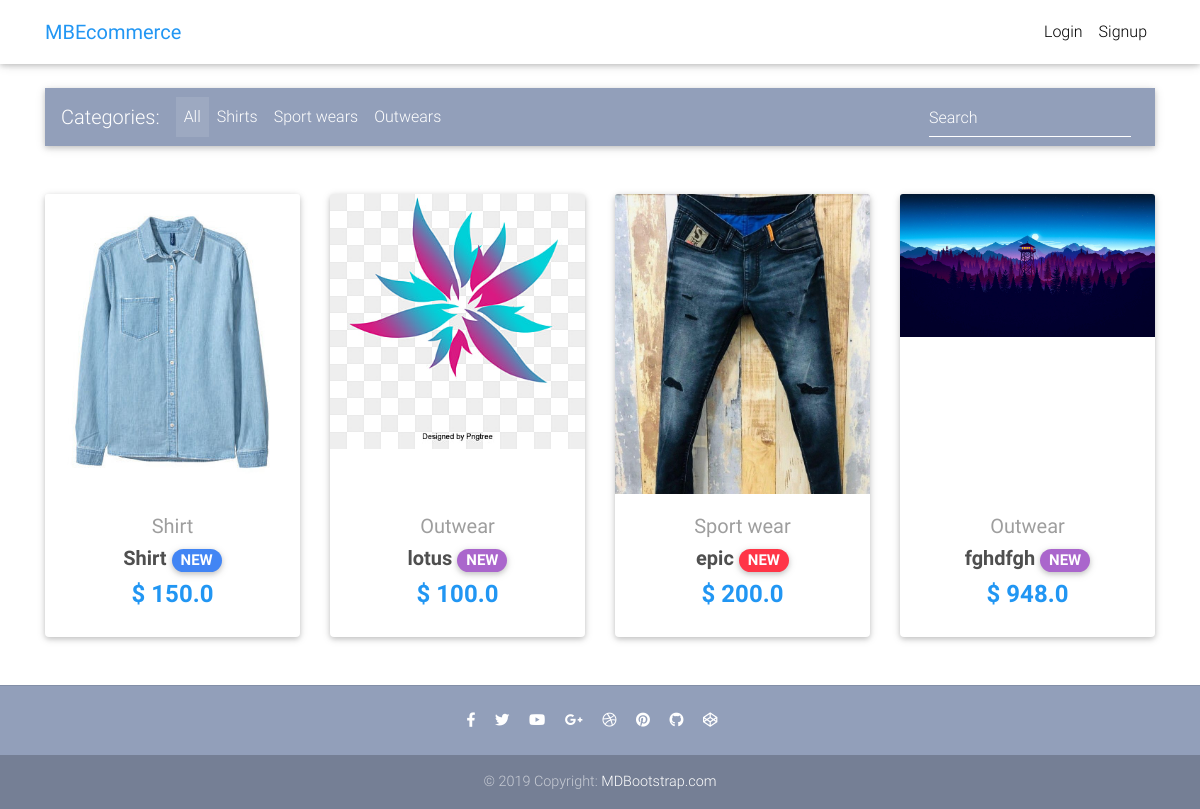
The page / on the database its author committed.
### core/models.py (models this page shows, shortened)
class Item(models.Model):
    title = models.CharField(max_length=100)
    price = models.FloatField()
    discount_price = models.FloatField(blank=True, null=True)
    category = models.CharField(choices=CATEGORY_CHOICES, max_length=2)
    label = models.CharField(choices=LABEL_CHOICES, max_length=1)
    slug = models.SlugField()
    description = models.TextField()
    image = models.ImageField()
    def get_absolute_url(self):
        return reverse("core:product", kwargs={
            'slug': self.slug
        })

### core/views.py (the view)
# urls.py: path('', HomeView.as_view(), name='home'),
class HomeView(ListView):
    model = Item
    paginate_by = 10
    template_name = "home-page.html"

### templates/home-page.html (shortened to what this page needs)
{% extends "base.html" %}
{% block content %}
<main>
  <div class="container">
    <nav class="navbar navbar-expand-lg navbar-dark mdb-color lighten-3 mt-3 mb-5">
      <span class="navbar-brand">Categories:</span>
      <div class="collapse navbar-collapse" id="basicExampleNav">
        <ul class="navbar-nav mr-auto">
          <li class="nav-item active">
            <a class="nav-link" href="#">All
            </a>
          </li>
          <li class="nav-item">
            <a class="nav-link" href="#">Shirts</a>
          </li>
          <li class="nav-item">
            <a class="nav-link" href="#">Sport wears</a>
          </li>
          <li class="nav-item">
            <a class="nav-link" href="#">Outwears</a>
          </li>
        </ul>
        <form class="form-inline">
          <div class="md-form my-0">
            <input class="form-control mr-sm-2" type="text" placeholder="Search" aria-label="Search">
          </div>
        </form>
      </div>
    </nav>
    <section class="text-center mb-4">
      <div class="row wow fadeIn">
        {% for item in object_list %}
        <div class="col-lg-3 col-md-6 mb-4">
          <div class="card">
            <div style="height: 300px; width: 255px;" class="view overlay">
                <img src="{{ item.image.url }}" class="card-img-top img-fluid">
            </div>
            <div class="card-body text-center">
              <a href="" class="grey-text">
                <h5>{{ item.get_category_display }}</h5>
              </a>
              <h5>
                <strong>
                  <a href="{{ item.get_absolute_url }}" class="dark-grey-text">{{ item.title }}
                    <span class="badge badge-pill {{ item.get_label_display }}-color">NEW</span>
                  </a>
                </strong>
              </h5>
              <h4 class="font-weight-bold blue-text">
                <strong>$
                  {% if item.discount_price %}
                  {{ item.discount_price }}
                  {% else %}
                  {{ item.price }}
                  {% endif %}
                </strong>
              </h4>
            </div>
          </div>
        </div>
        {% endfor %}
      </div>
    </section>
  </div>
</main>
{% endblock content %}

### templates/base.html (style rules this page uses)
html, body, header, .carousel { height: 60vh; }

### rows shown on the page
Item: image (picture), category "Shirt", title "Shirt", price "150.0"
Item: image (picture), category "Outwear", title "lotus", discount_price "100.0"
Item: image (picture), category "Sport wear", title "epic", discount_price "200.0"
Item: image (picture), category "Outwear", title "fghdfgh", discount_price "948.0"
